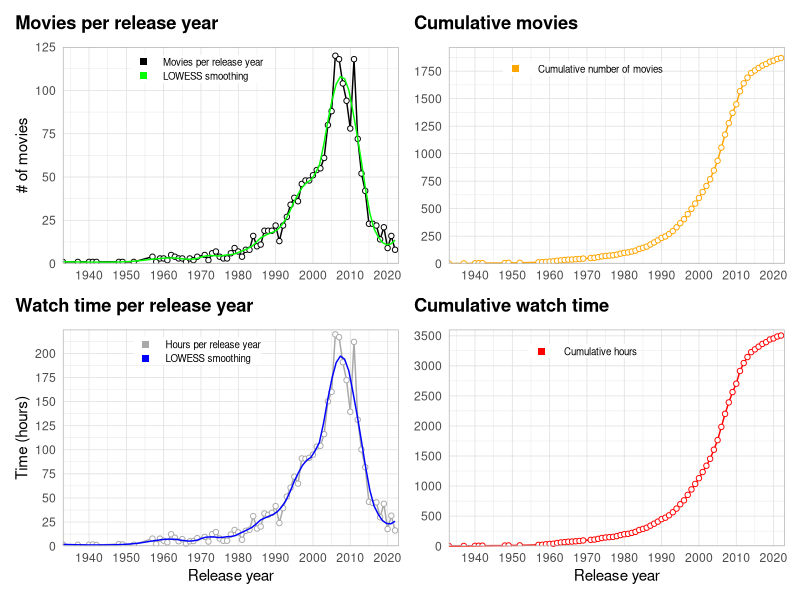
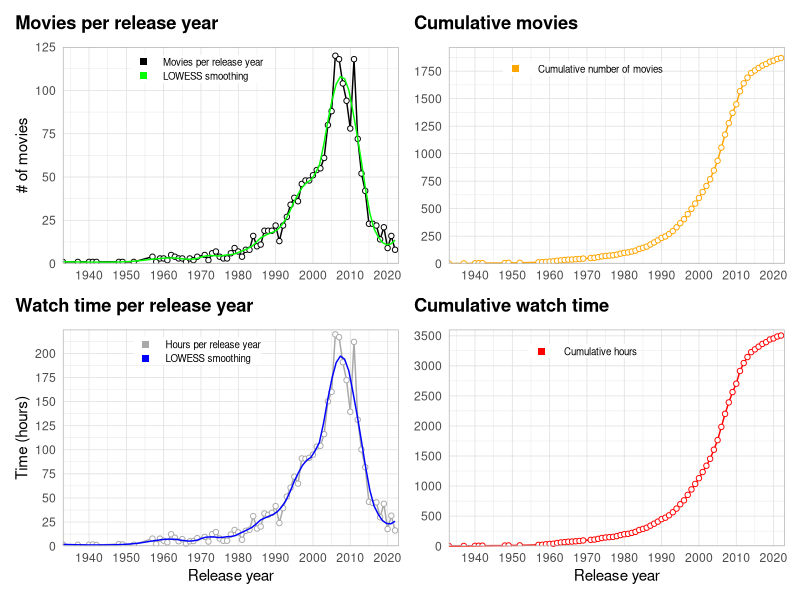
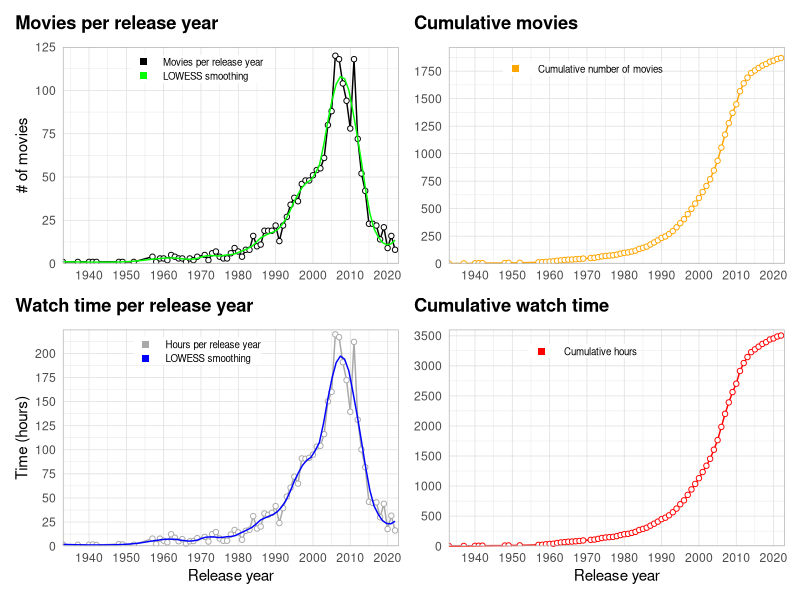

Reproduce these figures in R, in order.
library(tidyverse)
library(scales)
library(patchwork)

watchlist <- read.csv("Data/WATCHLIST.csv") %>% 
  select(year = Year, runtime = Runtime..mins., rating = Your.Rating, movie = Title.Type, title = Title, id = Const) %>% 
  drop_na() %>% 
  filter(movie != "short") #%>% 
  #filter(year == 2022)
  
totals <- watchlist %>% 
  group_by(year) %>% 
  summarise_at(vars(runtime),
               list(per_year = sum))

hours <- totals$per_year/60
totals$hours <- hours

cum_movies <- cumsum(totals$hours)
totals$cumruntime <- cum_movies

av_year <- watchlist %>% 
  group_by(year) %>% 
  summarise(mean(runtime))
totals$av_year <- av_year$`mean(runtime)`

movie_number <- aggregate(cbind(count = id) ~ year,
            data = watchlist,
            FUN = function(x){NROW(x)})
totals$number <- movie_number$count

cum_number <- cumsum(totals$number)
totals$cummovies <- cum_number
  

p1 <- ggplot(data = totals, aes(x = year, y = hours)) +
  geom_line(aes(color = "1"), size = 0.5, show.legend = FALSE) +
  geom_point(fill="white", aes(color = "1"), shape = 21, show.legend = TRUE) +
  geom_smooth(se=FALSE, aes(color = "2"), size=0.5, span=0.2, show.legend = FALSE) +
  scale_x_continuous(breaks = seq(1900, 2020, 10), expand=c(0,0)) +
  scale_y_continuous(breaks = seq(0, max(totals$hours+5), 25), limits = c(0, max(totals$hours+5)), expand=c(0,0)) +
  coord_cartesian(xlim = c(min(watchlist$year), max(watchlist$year+1))) +
  scale_color_manual(name=NULL,
                     breaks=c(1, 2),
                     values = c("darkgrey", "blue"),
                     labels=c("Hours per release year", "LOWESS smoothing"), 
                     guide = guide_legend(override.aes = list(shape=15, size = 2))) +
  labs(x = "Release year",
       y = "Time (hours)",
       title = "Watch time per release year") +
  theme_light() +
  theme(axis.ticks = element_blank(),
        plot.title.position = "plot",
        plot.title = element_text(margin = margin(b=10), color = "black", face = "bold"),
        legend.position = c(0.40, 0.9),
        legend.title = element_text(size=0),
        legend.text = element_text(size = 7),
        legend.key.height = unit(10, "pt"),
        legend.margin = margin(0,0,0,0))


p2 <- ggplot(data = totals, aes(x = year, y = cumruntime)) +
  geom_line(aes(color = "1"), size = 0.5, show.legend = FALSE) +
  geom_point(fill="white", aes(color = "1"), shape = 21, show.legend = TRUE) +
  # geom_smooth(se=FALSE, aes(color = "2"), size=0.5, span=0.2, show.legend = FALSE) +
  scale_x_continuous(breaks = seq(1900, 2020, 10), expand=c(0,0)) +
  scale_y_continuous(breaks = seq(0, max(totals$cumruntime +100), 500), limits = c(0, max(totals$cumruntime +100)), expand=c(0,0)) +
  coord_cartesian(xlim = c(min(watchlist$year), max(watchlist$year+1))) +
  scale_color_manual(name=NULL,
                     breaks=c(1, 2),
                     values = c("red", "blue"),
                     labels=c(" Cumulative hours", "LOWESS smoothing"),
                     guide = guide_legend(override.aes = list(shape=15, size = 2))) +
  labs(x = "Release year",
       y = NULL,
       title = "Cumulative watch time") +
  theme_light() +
  theme(axis.ticks = element_blank(),
        plot.title.position = "plot",
        plot.title = element_text(margin = margin(b=10), color = "black", face = "bold"),
        legend.position = c(0.40, 0.9),
        legend.title = element_text(size=0),
        legend.text = element_text(size = 7),
        legend.key.height = unit(10, "pt"),
        legend.margin = margin(0,0,0,0))

p3 <- ggplot(data = totals, aes(x = year, y = number)) +
  geom_line(aes(color = "1"), size = 0.5, show.legend = FALSE) +
  geom_point(fill="white", aes(color = "1"), shape = 21, show.legend = TRUE) +
  geom_smooth(se=FALSE, aes(color = "2"), size=0.5, span=0.2, show.legend = FALSE) +
  scale_x_continuous(breaks = seq(1900, 2020, 10), expand=c(0,0)) +
  scale_y_continuous(breaks = seq(0, max(totals$number+5), 25), limits = c(0, max(totals$number+5)), expand=c(0,0)) +
  coord_cartesian(xlim = c(min(watchlist$year), max(watchlist$year+1))) +
  scale_color_manual(name=NULL,
                     breaks=c(1, 2),
                     values = c("black", "green"),
                     labels=c("Movies per release year", "LOWESS smoothing"),
                     guide = guide_legend(override.aes = list(shape=15, size = 2))) +
  labs(x = NULL,
       y = "# of movies",
       title = "Movies per release year") +
  theme_light() +
  theme(axis.ticks = element_blank(),
        plot.title.position = "plot",
        plot.title = element_text(margin = margin(b=10), color = "black", face = "bold"),
        legend.position = c(0.40, 0.9),
        legend.title = element_text(size=0),
        legend.text = element_text(size = 7),
        legend.key.height = unit(10, "pt"),
        legend.margin = margin(0,0,0,0))

p4 <- ggplot(data = totals, aes(x = year, y = cummovies)) +
  geom_line(aes(color = "1"), size = 0.5, show.legend = FALSE) +
  geom_point(fill="white", aes(color = "1"), shape = 21, show.legend = TRUE) +
  # geom_smooth(se=FALSE, aes(color = "2"), size=0.5, span=0.2, show.legend = FALSE) +
  scale_x_continuous(breaks = seq(1900, 2020, 10), expand=c(0,0)) +
  scale_y_continuous(breaks = seq(0, max(totals$cummovies +100), 250), limits = c(0, max(totals$cummovies +100)), expand=c(0,0)) +
  coord_cartesian(xlim = c(min(watchlist$year), max(watchlist$year+1))) +
  scale_color_manual(name=NULL,
                     breaks=c(1, 2),
                     values = c("orange", "blue"),
                     labels=c(" Cumulative number of movies", "LOWESS smoothing"),
                     guide = guide_legend(override.aes = list(shape=15, size = 2))) +
  labs(x = NULL,
       y = NULL,
       title = "Cumulative movies") +
  theme_light() +
  theme(axis.ticks = element_blank(),
        plot.title.position = "plot",
        plot.title = element_text(margin = margin(b=10), color = "black", face = "bold"),
        legend.position = c(0.40, 0.9),
        legend.title = element_text(size=0),
        legend.text = element_text(size = 7),
        legend.key.height = unit(10, "pt"),
        legend.margin = margin(0,0,0,0))

p3 + p4 + p1 + p2

ggsave("Figures/20221114_movie_stats.pdf", width = 8, height = 5)
ggsave("Figures/20221114_movie_stats.png", width = 8, height = 5)

  
